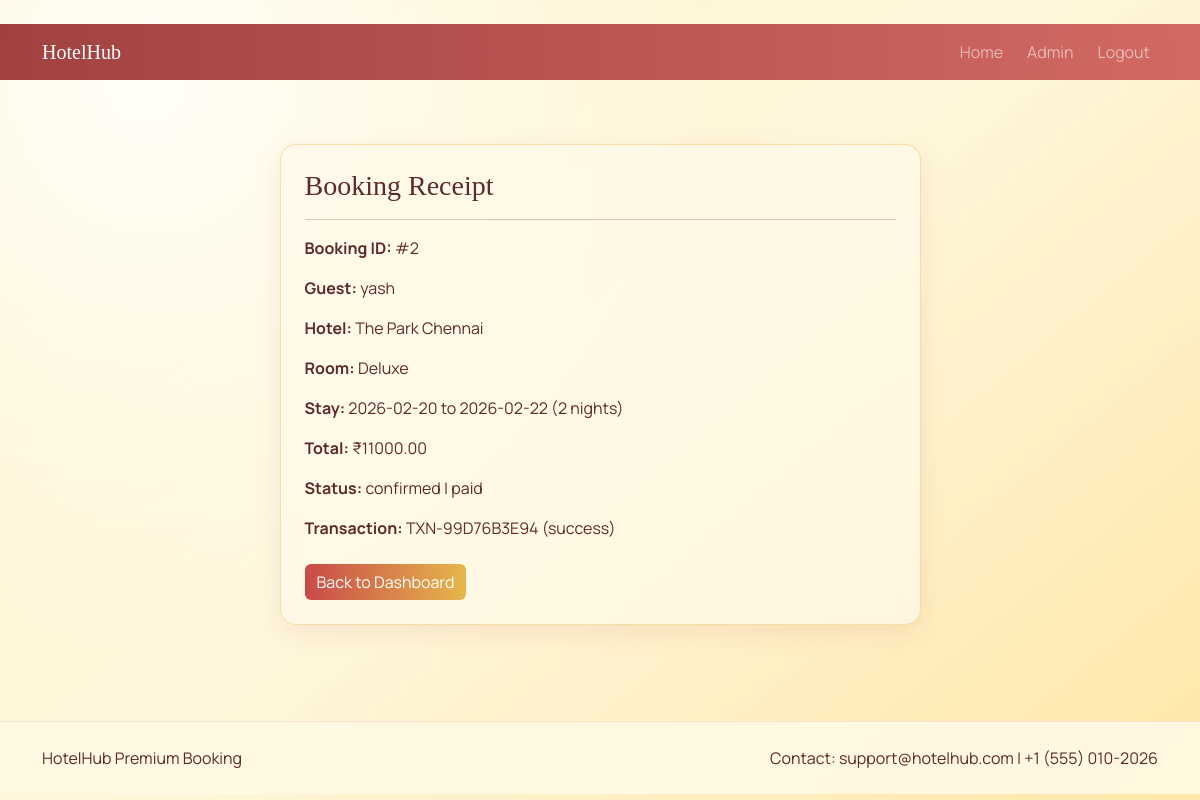
The app's page /receipt/2 (signed in) with its own data.
### models.py (models this page shows, shortened)
class Booking(db.Model):
    __tablename__ = 'bookings'
    id = db.Column(db.Integer, primary_key=True)
    user_id = db.Column(db.Integer, db.ForeignKey('users.id'), nullable=False)
    hotel_id = db.Column(db.Integer, db.ForeignKey('hotels.id'), nullable=False)
    room_id = db.Column(db.Integer, db.ForeignKey('rooms.id'), nullable=False)
    check_in = db.Column(db.Date, nullable=False)
    check_out = db.Column(db.Date, nullable=False)
    nights = db.Column(db.Integer, nullable=False)
    total_price = db.Column(db.Float, nullable=False)
    status = db.Column(db.String(30), default='pending')
    payment_status = db.Column(db.String(30), default='unpaid')
    created_at = db.Column(db.DateTime, default=datetime.utcnow)
    payments = db.relationship('Payment', backref='booking', lazy=True, cascade='all, delete-orphan')

class User(UserMixin, db.Model):
    __tablename__ = 'users'
    id = db.Column(db.Integer, primary_key=True)
    name = db.Column(db.String(120), nullable=False)
    email = db.Column(db.String(120), unique=True, nullable=False)
    password_hash = db.Column(db.String(255), nullable=False)
    role = db.Column(db.String(20), default='user', nullable=False)
    phone = db.Column(db.String(30), default='')
    created_at = db.Column(db.DateTime, default=datetime.utcnow)
    bookings = db.relationship('Booking', backref='user', lazy=True, cascade='all, delete-orphan')

class Hotel(db.Model):
    __tablename__ = 'hotels'
    id = db.Column(db.Integer, primary_key=True)
    name = db.Column(db.String(200), nullable=False)
    description = db.Column(db.Text, nullable=False)
    location = db.Column(db.String(120), nullable=False)
    address = db.Column(db.String(255), nullable=False)
    amenities = db.Column(db.Text, default='')
    price_per_night = db.Column(db.Float, nullable=False)
    rating = db.Column(db.Float, default=4.0)
    image_filename = db.Column(db.String(255), default='default-hotel.jpg')
    created_at = db.Column(db.DateTime, default=datetime.utcnow)
    rooms = db.relationship('Room', backref='hotel', lazy=True, cascade='all, delete-orphan')
    bookings = db.relationship('Booking', backref='hotel', lazy=True, cascade='all, delete-orphan')

class Room(db.Model):
    __tablename__ = 'rooms'
    id = db.Column(db.Integer, primary_key=True)
    hotel_id = db.Column(db.Integer, db.ForeignKey('hotels.id'), nullable=False)
    room_type = db.Column(db.String(50), nullable=False)
    base_price = db.Column(db.Float, nullable=False)
    price_modifier = db.Column(db.Float, default=1.0)
    availability_count = db.Column(db.Integer, default=1)
    bookings = db.relationship('Booking', backref='room', lazy=True)

class Payment(db.Model):
    __tablename__ = 'payments'
    id = db.Column(db.Integer, primary_key=True)
    booking_id = db.Column(db.Integer, db.ForeignKey('bookings.id'), nullable=False)
    amount = db.Column(db.Float, nullable=False)
    method = db.Column(db.String(50), default='dummy_gateway')
    status = db.Column(db.String(30), nullable=False)
    transaction_ref = db.Column(db.String(100), unique=True, nullable=False)
    created_at = db.Column(db.DateTime, default=datetime.utcnow)

### routes.py (the view)
    @app.route('/receipt/<int:booking_id>')
    @login_required
    def receipt(booking_id):
        booking_record = Booking.query.get_or_404(booking_id)
        if booking_record.user_id != current_user.id and current_user.role != 'admin':
            flash('Unauthorized receipt access.', 'danger')
            return redirect(url_for('index'))
        latest_payment = (
            Payment.query.filter_by(booking_id=booking_record.id)
            .order_by(Payment.created_at.desc())
            .first()
        )
        return render_template('receipt.html', booking=booking_record, payment=latest_payment)

### app.py (called while the page is built)
def create_app():
    app = Flask(__name__)
    app.config['SECRET_KEY'] = 'change-this-in-production'
    app.config['SQLALCHEMY_DATABASE_URI'] = 'sqlite:///database.db'
    app.config['SQLALCHEMY_TRACK_MODIFICATIONS'] = False
    app.config['UPLOAD_FOLDER'] = 'static/images/hotels'
    app.config['MAX_CONTENT_LENGTH'] = 5 * 1024 * 1024
    db.init_app(app)
    login_manager = LoginManager()
    login_manager.login_view = 'login'
    login_manager.init_app(app)
    @login_manager.user_loader
    def load_user(user_id):
        return User.query.get(int(user_id))
    init_routes(app)
    with app.app_context():
        db.create_all()
        User.bootstrap_admin()
    return app

### templates/receipt.html (shortened to what this page needs)
﻿{% extends 'base.html' %}
{% block content %}
<div class="container py-5">
    <div class="row justify-content-center">
        <div class="col-lg-7">
            <div class="glass-card p-4">
                <h3 class="brand-font">Booking Receipt</h3>
                <hr>
                <p><strong>Booking ID:</strong> #{{ booking.id }}</p>
                <p><strong>Guest:</strong> {{ booking.user.name }}</p>
                <p><strong>Hotel:</strong> {{ booking.hotel.name }}</p>
                <p><strong>Room:</strong> {{ booking.room.room_type }}</p>
                <p><strong>Stay:</strong> {{ booking.check_in }} to {{ booking.check_out }} ({{ booking.nights }} nights)</p>
                <p><strong>Total:</strong> ₹{{ '%.2f'|format(booking.total_price) }}</p>
                <p><strong>Status:</strong> {{ booking.status }} | {{ booking.payment_status }}</p>
                {% if payment %}
                <p><strong>Transaction:</strong> {{ payment.transaction_ref }} ({{ payment.status }})</p>
                {% endif %}
                <a href="{{ url_for('dashboard') }}" class="btn btn-gradient mt-2">Back to Dashboard</a>
            </div>
        </div>
    </div>
</div>
{% endblock %}

### static/css/style.css (style rules this page uses)
:root { --bg-one: #fff7dc; --bg-two: #ffe7a8; --bg-three: #fff2cc; --ink: #5c2b2b; --accent: #c94a4a; --accent-two: #e6b64a; }
* { box-sizing: border-box; }
body { font-family: 'Manrope', sans-serif; color: var(--ink); min-height: 100vh; background: radial-gradient(circle at 12% 10%, #fffef7 0%, rgba(255, 254, 247, 0) 45%), linear-gradient(140deg, var(--bg-three) 0%, var(--bg-one) 48%, var(--bg-two) 100%); }
.brand-font { font-family: 'Playfair Display', serif; }
.btn-gradient { color: #fff; background: linear-gradient(90deg, var(--accent), var(--accent-two)); border: 0; }
.glass-card { border: 1px solid rgba(230, 182, 74, .38); background: rgba(255, 249, 232, .78); border-radius: 16px; box-shadow: 0 8px 26px rgba(150, 44, 44, .09); backdrop-filter: blur(8px); }

### records on screen
Booking: id "2", check_in "2026-02-20", check_out "2026-02-22", nights "2", total_price "11000.00", status "confirmed", payment_status "paid"
User: user.name "yash"
Hotel: hotel.name "The Park Chennai"
Room: room.room_type "Deluxe"
Payment: transaction_ref "TXN-99D76B3E94", status "success"
